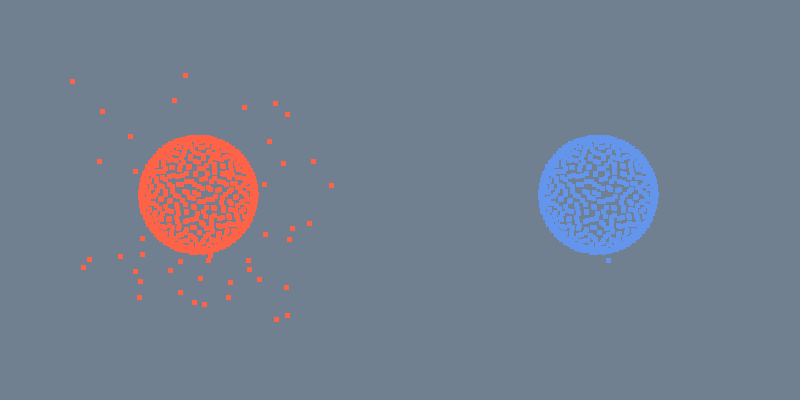

Here is the Python script that generated this plot:
#!/usr/bin/env python

# Remove outlier points from a point cloud using vtkRadiusOutlierRemoval.
# Points that do not have enough neighbors within a specified radius
# are removed. The left viewport shows the original cloud with outliers
# and the right shows the cleaned result.

import math
import random

# Factory overrides: importing these modules registers the OpenGL rendering
# and interaction style implementations for vtkRenderingCore factory classes.
import vtkmodules.vtkInteractionStyle  # noqa: F401
import vtkmodules.vtkRenderingOpenGL2  # noqa: F401
# VTK pipeline classes used in this example
from vtkmodules.vtkCommonCore import vtkPoints
from vtkmodules.vtkCommonDataModel import (
    vtkCellArray,
    vtkPolyData,
)
from vtkmodules.vtkFiltersGeneral import vtkVertexGlyphFilter
from vtkmodules.vtkFiltersPoints import vtkRadiusOutlierRemoval
from vtkmodules.vtkRenderingCore import (
    vtkActor,
    vtkPolyDataMapper,
    vtkRenderWindow,
    vtkRenderWindowInteractor,
    vtkRenderer,
)

# Colors (normalized RGB)
tomato_rgb = (1.000, 0.388, 0.278)
cornflower_blue_rgb = (0.392, 0.584, 0.929)
slate_gray_background_rgb = (0.439, 0.502, 0.565)

# Source: create a point cloud on a sphere with scattered outliers
random.seed(42)
points = vtkPoints()
vertices = vtkCellArray()
for i in range(500):
    phi = math.acos(1.0 - 2.0 * (i / 500.0))
    theta = math.pi * (1.0 + 5.0**0.5) * i
    x = math.sin(phi) * math.cos(theta)
    y = math.sin(phi) * math.sin(theta)
    z = math.cos(phi)
    pid = points.InsertNextPoint(x, y, z)
    vertices.InsertNextCell(1, [pid])
for i in range(50):
    x = random.uniform(-2.0, 2.0)
    y = random.uniform(-2.0, 2.0)
    z = random.uniform(-2.0, 2.0)
    pid = points.InsertNextPoint(x, y, z)
    vertices.InsertNextCell(1, [pid])

cloud = vtkPolyData()
cloud.SetPoints(points)
cloud.SetVerts(vertices)

# ---- Left viewport: original cloud with outliers ----
original_mapper = vtkPolyDataMapper()
original_mapper.SetInputData(cloud)

original_actor = vtkActor()
original_actor.SetMapper(original_mapper)
original_actor.GetProperty().SetColor(tomato_rgb)
original_actor.GetProperty().SetPointSize(5)

left_renderer = vtkRenderer()
left_renderer.SetViewport(0.0, 0.0, 0.5, 1.0)
left_renderer.AddActor(original_actor)
left_renderer.SetBackground(slate_gray_background_rgb)

# ---- Right viewport: outliers removed ----
remover = vtkRadiusOutlierRemoval()
remover.SetInputData(cloud)
remover.SetRadius(0.3)
remover.SetNumberOfNeighbors(5)

clean_verts = vtkVertexGlyphFilter()
clean_verts.SetInputConnection(remover.GetOutputPort())

clean_mapper = vtkPolyDataMapper()
clean_mapper.SetInputConnection(clean_verts.GetOutputPort())

clean_actor = vtkActor()
clean_actor.SetMapper(clean_mapper)
clean_actor.GetProperty().SetColor(cornflower_blue_rgb)
clean_actor.GetProperty().SetPointSize(5)

right_renderer = vtkRenderer()
right_renderer.SetViewport(0.5, 0.0, 1.0, 1.0)
right_renderer.AddActor(clean_actor)
right_renderer.SetBackground(slate_gray_background_rgb)

# Window: display the rendered scene
render_window = vtkRenderWindow()
render_window.AddRenderer(left_renderer)
render_window.AddRenderer(right_renderer)
render_window.SetWindowName("radius outlier removal")
render_window.SetMultiSamples(0)
render_window.SetSize(800, 400)

# Scene: configure the camera
left_renderer.ResetCamera()
right_renderer.SetActiveCamera(left_renderer.GetActiveCamera())

# Interactor: handle mouse and keyboard events
render_window_interactor = vtkRenderWindowInteractor()
render_window_interactor.SetRenderWindow(render_window)

# Launch the interactive visualization
render_window_interactor.Initialize()
render_window_interactor.Start()
